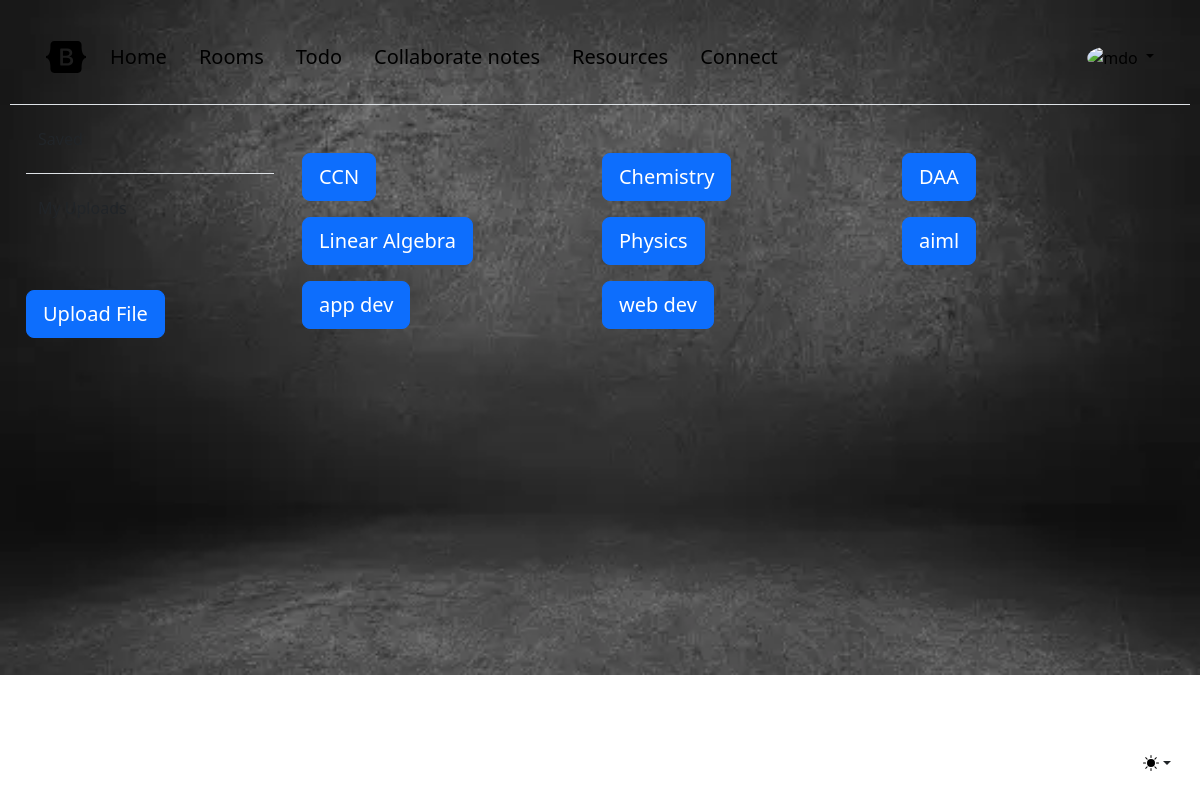
The app's page /resources/ (signed in) with its own data.
### resources/models.py (models this page shows, shortened)
class Domain(models.Model):
    uuid = models.UUIDField(default=uuid.uuid4, unique=True)
    name = models.CharField(max_length=100)

### resources/views.py (the view)
# urls.py: path('',views.index,name="index"),
@login_required(login_url='accounts:login')
def index(request):
    resources = Resource.objects.all()
    user_resources = UserResource.objects.filter(user=request.user)
    saved_resource_ids = [user_resource.resource.uuid for user_resource in user_resources if user_resource.saved]
    domains = Domain.objects.all().order_by('name')
    context = {
        'resources': resources,
        'saved_resource_ids': saved_resource_ids,  # Pass the IDs of saved resources to the template
        'domains': domains
    }
    return render(request, 'resources/resources.html', context)

### frontend/templates/resources/resources.html (shortened to what this page needs)
{% extends "base/base2.html" %}
{% load static %}
{% block dir %}
<div class="container">
  <div class="p-4"></div>
  <div class="row">
    {% for domain in domains %}
      <div class="col-md-4">
        <a href="/button2" class="btn btn-primary btn-lg btn-block mb-3" onclick="appendTitle(this)">{{ domain.name }}</a>
      </div>
    {% endfor %}
  </div>
</div>
{% endblock %}

### records on screen
Domain: name "CCN"
Domain: name "Chemistry"
Domain: name "DAA"
Domain: name "Linear Algebra"
Domain: name "Physics"
Domain: name "aiml"
Domain: name "app dev"
Domain: name "web dev"
